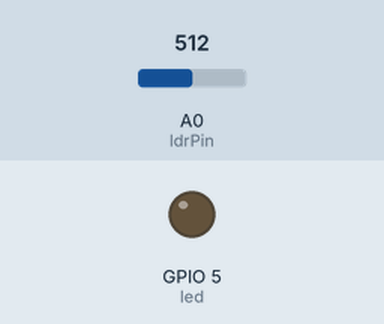
Recording of a sketch running on a simulated ESP8266 (NodeMCU). Parts: output pins drawn as LEDs (lit = HIGH). The test bench sets the inputs (shaded band); at power-on: A0 (ldrPin) = 512. WiFi joins after 1.5 s; servers stay silent unless stated; uploads are accepted with an empty reply; what the sketch prints to the serial monitor is not drawn.

Above: at 3.3 s.
3.4 s: A0 (ldrPin) set to 27
13.5 s: A0 (ldrPin) set to 22
At 23.7 s:
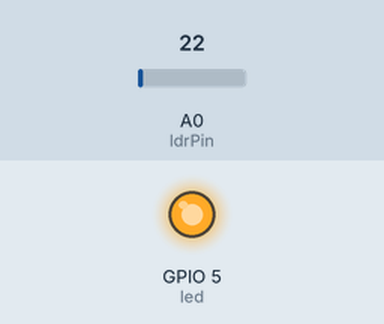
24.0 s: A0 (ldrPin) set to 110
At 33.9 s:
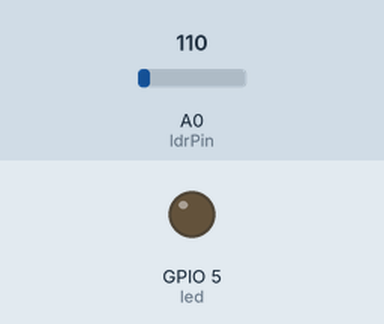
34.2 s: A0 (ldrPin) set to 15
At 44.2 s:
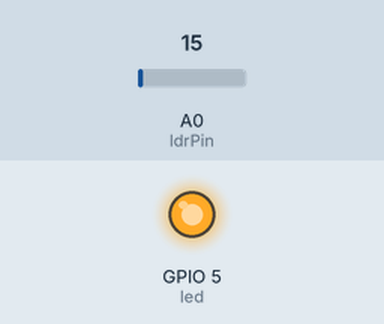
Timing chart, 0 to 45.4 s (numbered marks = the images above; inputs shaded):
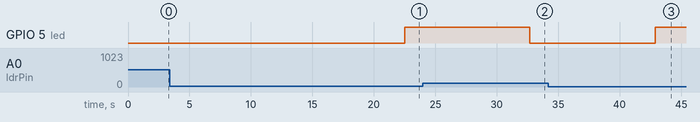

The sketch:

arduinoLuz.ino
```cpp
#include <ESP8266WiFi.h>
#include <WiFiClient.h>
#include <ESP8266HTTPClient.h>

const char* ssid = "wifi";
const char* password = "password";


HTTPClient httpClient;
WiFiClient wClient;

String URL = "http://ip:3000/api/logLuz/3/"; //aqui pongan su ip y su route de post (logTemp, logLuz , esta en su controller)

const int ldrPin=A0;
const int led =5;
int threshold=100;

void setup()
{
  Serial.begin (9600) ;
  pinMode(ldrPin, INPUT);
  pinMode(led,OUTPUT);

  Serial.println("Inicializando conexión a My SQL");


  WiFi.mode(WIFI_STA);
  WiFi.disconnect();
  delay(100);

  WiFi.begin(ssid, password);
  Serial.print("Conectando a red WiFi \"");
  Serial.print(ssid);
  Serial.print("\"");
  while (WiFi.status() != WL_CONNECTED) {
    delay(500);
    Serial.print(".");
  }
  Serial.print("\nConectado! IP: ");
  Serial.println(WiFi.localIP());
  delay(500);

}

void loop()
{
  int rawData=analogRead(ldrPin);
  Serial.println(rawData);
  if(rawData<25)
  {
    digitalWrite(led,HIGH);
  }
  else
  {
    digitalWrite(led,LOW);
  }

  logIntento(rawData);
  delay (10000);
}

void logIntento(float t){
  if(WiFi.status() == WL_CONNECTED){
    String data = URL;
    data = data + t;
    Serial.println(data);
    httpClient.begin(wClient, data.c_str());
    httpClient.addHeader("Content-Type", "Content-Type: application/json");
    int httpResponseCode = httpClient.POST(data.c_str());
    Serial.println(httpResponseCode);
    httpClient.end();
  }

  return;
}
```

Measured:
- the behaviour switches between 25 and 24 on A0 (ldrPin) (found by bisection; images 0 and 1)
- after the input at 3.4 s, every drawn part: stays the same
- after the input at 13.5 s, GPIO 5 (led): LOW → HIGH after 9.0 s
- after the input at 24.0 s, GPIO 5 (led): HIGH → LOW after 8.7 s
- after the input at 34.2 s, GPIO 5 (led): LOW → HIGH after 8.7 s
